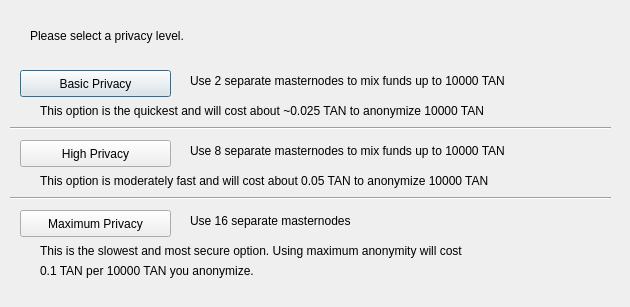
<?xml version="1.0" encoding="UTF-8"?>
<ui version="4.0">
 <class>DarksendConfig</class>
 <widget class="QDialog" name="DarksendConfig">
  <property name="geometry">
   <rect>
    <x>0</x>
    <y>0</y>
    <width>630</width>
    <height>307</height>
   </rect>
  </property>
  <property name="windowTitle">
   <string>Configure Darksend</string>
  </property>
  <widget class="QPushButton" name="buttonBasic">
   <property name="geometry">
    <rect>
     <x>20</x>
     <y>70</y>
     <width>151</width>
     <height>27</height>
    </rect>
   </property>
   <property name="text">
    <string>Basic Privacy</string>
   </property>
  </widget>
  <widget class="QPushButton" name="buttonHigh">
   <property name="geometry">
    <rect>
     <x>20</x>
     <y>140</y>
     <width>151</width>
     <height>27</height>
    </rect>
   </property>
   <property name="text">
    <string>High Privacy</string>
   </property>
  </widget>
  <widget class="QPushButton" name="buttonMax">
   <property name="geometry">
    <rect>
     <x>20</x>
     <y>210</y>
     <width>151</width>
     <height>27</height>
    </rect>
   </property>
   <property name="text">
    <string>Maximum Privacy</string>
   </property>
  </widget>
  <widget class="QLabel" name="label">
   <property name="geometry">
    <rect>
     <x>30</x>
     <y>20</y>
     <width>571</width>
     <height>31</height>
    </rect>
   </property>
   <property name="text">
    <string>Please select a privacy level.</string>
   </property>
  </widget>
  <widget class="QLabel" name="label_2">
   <property name="geometry">
    <rect>
     <x>190</x>
     <y>70</y>
     <width>421</width>
     <height>21</height>
    </rect>
   </property>
   <property name="text">
    <string>Use 2 separate masternodes to mix funds up to 10000 TAN</string>
   </property>
  </widget>
  <widget class="QLabel" name="label_3">
   <property name="geometry">
    <rect>
     <x>190</x>
     <y>140</y>
     <width>411</width>
     <height>21</height>
    </rect>
   </property>
   <property name="text">
    <string>Use 8 separate masternodes to mix funds up to 10000 TAN</string>
   </property>
  </widget>
  <widget class="QLabel" name="label_4">
   <property name="geometry">
    <rect>
     <x>190</x>
     <y>210</y>
     <width>421</width>
     <height>21</height>
    </rect>
   </property>
   <property name="text">
    <string>Use 16 separate masternodes</string>
   </property>
  </widget>
  <widget class="QLabel" name="label_6">
   <property name="geometry">
    <rect>
     <x>40</x>
     <y>100</y>
     <width>561</width>
     <height>21</height>
    </rect>
   </property>
   <property name="text">
    <string>This option is the quickest and will cost about ~0.025 TAN to anonymize 10000 TAN</string>
   </property>
  </widget>
  <widget class="QLabel" name="label_7">
   <property name="geometry">
    <rect>
     <x>40</x>
     <y>170</y>
     <width>561</width>
     <height>21</height>
    </rect>
   </property>
   <property name="text">
    <string>This option is moderately fast and will cost about 0.05 TAN to anonymize 10000 TAN</string>
   </property>
  </widget>
  <widget class="QLabel" name="label_8">
   <property name="geometry">
    <rect>
     <x>40</x>
     <y>240</y>
     <width>561</width>
     <height>21</height>
    </rect>
   </property>
   <property name="text">
    <string>This is the slowest and most secure option. Using maximum anonymity will cost</string>
   </property>
  </widget>
  <widget class="QLabel" name="label_9">
   <property name="geometry">
    <rect>
     <x>40</x>
     <y>260</y>
     <width>561</width>
     <height>21</height>
    </rect>
   </property>
   <property name="text">
    <string>0.1 TAN per 10000 TAN you anonymize.</string>
   </property>
  </widget>
  <widget class="Line" name="line">
   <property name="geometry">
    <rect>
     <x>10</x>
     <y>120</y>
     <width>601</width>
     <height>16</height>
    </rect>
   </property>
   <property name="orientation">
    <enum>Qt::Horizontal</enum>
   </property>
  </widget>
  <widget class="Line" name="line_2">
   <property name="geometry">
    <rect>
     <x>10</x>
     <y>190</y>
     <width>601</width>
     <height>16</height>
    </rect>
   </property>
   <property name="orientation">
    <enum>Qt::Horizontal</enum>
   </property>
  </widget>
 </widget>
 <resources/>
 <connections/>
</ui>
